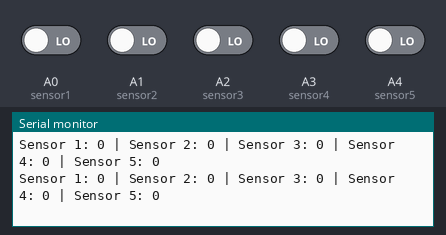
Simulated run of this sketch. Board: Arduino Uno, built with avr-gcc and run on an emulated ATmega328P. On the bench: the last lines printed to the serial monitor. The inputs (shaded band) are chosen by the test bench; at power-on: A0 (sensor1), A1 (sensor2), A2 (sensor3), A3 (sensor4), A4 (sensor5) LOW.

Above: at 1.8 s.
1.9 s: A0 (sensor1) driven HIGH
At 2.4 s:
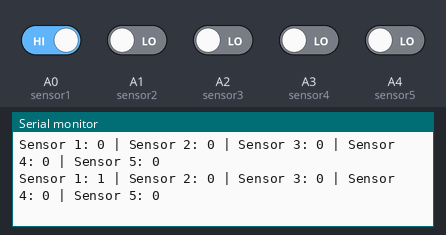
3.4 s: A1 (sensor2) driven HIGH
At 4.0 s:
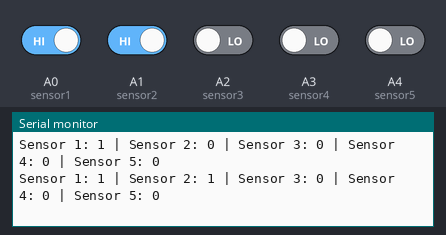
4.9 s: A2 (sensor3) driven HIGH
At 5.5 s:
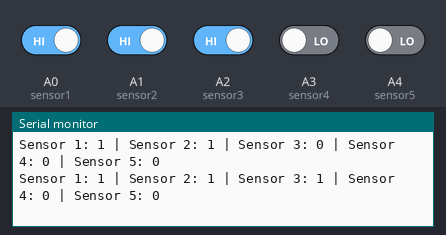
6.4 s: A3 (sensor4) driven HIGH
At 7.0 s:
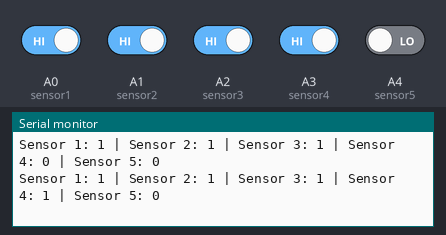
7.9 s: A4 (sensor5) driven HIGH
At 8.5 s:
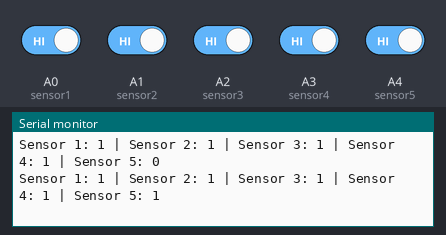
9.4 s: A0 (sensor1) driven LOW
At 10.0 s:
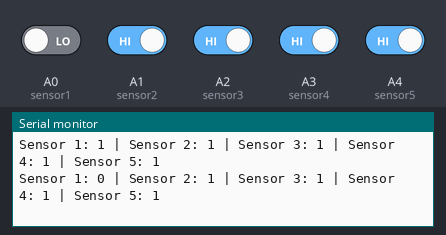

The sketch:

test_sensores_infrarrojos.ino
```cpp
// Pines para los 5 sensores infrarrojos
const int sensor1 = A0;  // Sensor 1 conectado a A0
const int sensor2 = A1;  // Sensor 2 conectado a A1
const int sensor3 = A2;  // Sensor 3 conectado a A2
const int sensor4 = A3;  // Sensor 4 conectado a A3
const int sensor5 = A4;  // Sensor 5 conectado a A4

void setup() {
  // Inicializa la comunicación serial
  Serial.begin(9600);

  // Configura los pines como entrada
  pinMode(sensor1, INPUT);
  pinMode(sensor2, INPUT);
  pinMode(sensor3, INPUT);
  pinMode(sensor4, INPUT);
  pinMode(sensor5, INPUT);

  // Mensaje de inicio
  Serial.println("Leyendo 5 sensores infrarrojos...");
}

void loop() {
  // Lee los valores de los sensores
  int lectura1 = digitalRead(sensor1);
  int lectura2 = digitalRead(sensor2);
  int lectura3 = digitalRead(sensor3);
  int lectura4 = digitalRead(sensor4);
  int lectura5 = digitalRead(sensor5);

  // Muestra las lecturas en el monitor serial
  Serial.print("Sensor 1: "); Serial.print(lectura1);
  Serial.print(" | Sensor 2: "); Serial.print(lectura2);
  Serial.print(" | Sensor 3: "); Serial.print(lectura3);
  Serial.print(" | Sensor 4: "); Serial.print(lectura4);
  Serial.print(" | Sensor 5: "); Serial.println(lectura5);

  // Espera 500 ms antes de la siguiente lectura
  delay(500);
}
```

Measured:
- after the input at 1.9 s, the serial monitor: prints a new line after 0.15 s (image 1)
- after the input at 3.4 s, the serial monitor: prints a new line after 0.17 s (image 2)
- after the input at 4.9 s, the serial monitor: prints a new line after 0.18 s (image 3)
- after the input at 6.4 s, the serial monitor: prints a new line after 0.19 s (image 4)
- after the input at 7.9 s, the serial monitor: prints a new line after 0.20 s (image 5)
- after the input at 9.4 s, the serial monitor: prints a new line after 0.22 s (image 6)
